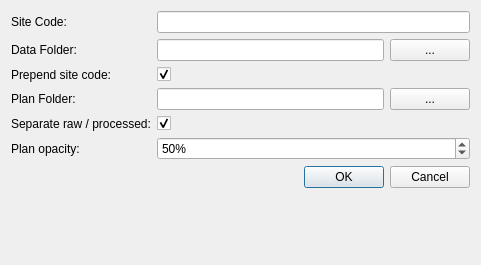
<?xml version="1.0" encoding="UTF-8"?>
<ui version="4.0">
 <class>ProjectSettingsDialogBase</class>
 <widget class="QDialog" name="ProjectSettingsDialogBase">
  <property name="geometry">
   <rect>
    <x>0</x>
    <y>0</y>
    <width>481</width>
    <height>265</height>
   </rect>
  </property>
  <property name="windowTitle">
   <string>ArkPlan Project Settings</string>
  </property>
  <layout class="QFormLayout" name="formLayout">
   <item row="0" column="0">
    <widget class="QLabel" name="siteCodeLabel">
     <property name="text">
      <string>Site Code:</string>
     </property>
     <property name="buddy">
      <cstring>siteCodeEdit</cstring>
     </property>
    </widget>
   </item>
   <item row="0" column="1">
    <widget class="QLineEdit" name="siteCodeEdit"/>
   </item>
   <item row="1" column="0">
    <widget class="QLabel" name="dataFolderLabel">
     <property name="text">
      <string>Data Folder:</string>
     </property>
     <property name="buddy">
      <cstring>dataFolderEdit</cstring>
     </property>
    </widget>
   </item>
   <item row="1" column="1">
    <layout class="QHBoxLayout" name="horizontalLayout">
     <item>
      <widget class="QLineEdit" name="dataFolderEdit"/>
     </item>
     <item>
      <widget class="QPushButton" name="dataFolderButton">
       <property name="sizePolicy">
        <sizepolicy hsizetype="Preferred" vsizetype="Fixed">
         <horstretch>0</horstretch>
         <verstretch>0</verstretch>
        </sizepolicy>
       </property>
       <property name="text">
        <string>...</string>
       </property>
      </widget>
     </item>
    </layout>
   </item>
   <item row="3" column="0">
    <widget class="QLabel" name="prependSiteCodeLabel">
     <property name="text">
      <string>Prepend site code:</string>
     </property>
     <property name="buddy">
      <cstring>prependSiteCodeCheck</cstring>
     </property>
    </widget>
   </item>
   <item row="3" column="1">
    <widget class="QCheckBox" name="prependSiteCodeCheck">
     <property name="text">
      <string/>
     </property>
     <property name="checked">
      <bool>true</bool>
     </property>
    </widget>
   </item>
   <item row="4" column="0">
    <widget class="QLabel" name="planFolderLabel">
     <property name="text">
      <string>Plan Folder:</string>
     </property>
     <property name="buddy">
      <cstring>planFolderEdit</cstring>
     </property>
    </widget>
   </item>
   <item row="4" column="1">
    <layout class="QHBoxLayout" name="horizontalLayout_2">
     <item>
      <widget class="QLineEdit" name="planFolderEdit"/>
     </item>
     <item>
      <widget class="QPushButton" name="planFolderButton">
       <property name="sizePolicy">
        <sizepolicy hsizetype="Preferred" vsizetype="Fixed">
         <horstretch>0</horstretch>
         <verstretch>0</verstretch>
        </sizepolicy>
       </property>
       <property name="text">
        <string>...</string>
       </property>
      </widget>
     </item>
    </layout>
   </item>
   <item row="6" column="0">
    <widget class="QLabel" name="separatePlansLabel">
     <property name="text">
      <string>Separate raw / processed:</string>
     </property>
     <property name="buddy">
      <cstring>separatePlansCheck</cstring>
     </property>
    </widget>
   </item>
   <item row="6" column="1">
    <widget class="QCheckBox" name="separatePlansCheck">
     <property name="text">
      <string/>
     </property>
     <property name="checked">
      <bool>true</bool>
     </property>
    </widget>
   </item>
   <item row="7" column="0">
    <widget class="QLabel" name="planOpacityLabel">
     <property name="text">
      <string>Plan opacity:</string>
     </property>
     <property name="buddy">
      <cstring>planOpacitySpin</cstring>
     </property>
    </widget>
   </item>
   <item row="7" column="1">
    <widget class="QSpinBox" name="planOpacitySpin">
     <property name="suffix">
      <string>%</string>
     </property>
     <property name="maximum">
      <number>100</number>
     </property>
     <property name="value">
      <number>50</number>
     </property>
    </widget>
   </item>
   <item row="8" column="0" colspan="2">
    <widget class="QDialogButtonBox" name="buttonBox">
     <property name="orientation">
      <enum>Qt::Horizontal</enum>
     </property>
     <property name="standardButtons">
      <set>QDialogButtonBox::Cancel|QDialogButtonBox::Ok</set>
     </property>
    </widget>
   </item>
  </layout>
 </widget>
 <tabstops>
  <tabstop>siteCodeEdit</tabstop>
  <tabstop>dataFolderEdit</tabstop>
  <tabstop>dataFolderButton</tabstop>
  <tabstop>prependSiteCodeCheck</tabstop>
  <tabstop>planFolderEdit</tabstop>
  <tabstop>planFolderButton</tabstop>
  <tabstop>separatePlansCheck</tabstop>
  <tabstop>planOpacitySpin</tabstop>
  <tabstop>buttonBox</tabstop>
 </tabstops>
 <resources/>
 <connections>
  <connection>
   <sender>buttonBox</sender>
   <signal>accepted()</signal>
   <receiver>ProjectSettingsDialogBase</receiver>
   <slot>accept()</slot>
   <hints>
    <hint type="sourcelabel">
     <x>248</x>
     <y>254</y>
    </hint>
    <hint type="destinationlabel">
     <x>157</x>
     <y>274</y>
    </hint>
   </hints>
  </connection>
  <connection>
   <sender>buttonBox</sender>
   <signal>rejected()</signal>
   <receiver>ProjectSettingsDialogBase</receiver>
   <slot>reject()</slot>
   <hints>
    <hint type="sourcelabel">
     <x>316</x>
     <y>260</y>
    </hint>
    <hint type="destinationlabel">
     <x>286</x>
     <y>274</y>
    </hint>
   </hints>
  </connection>
 </connections>
</ui>
